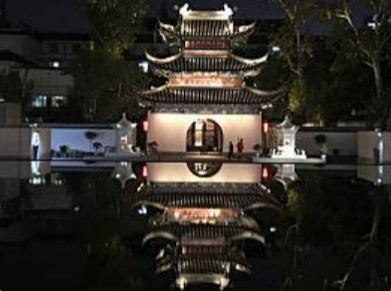
#> input picture HW_2/img/temple.jpg, 391 x 291 px
$ python Ch12_Q3.py
#> lines starting #> are read from the running program, lines starting #| are printed output that depends on the picture
import cv2
import numpy as np

# --- 讀取影像 ---
image_file = "img/temple.jpg"
src = cv2.imread(image_file)
#> src is the input picture: shape (291, 391, 3); mean B, G, R 39.2, 45.1, 48.5

# --- 建立形態學核心 (Kernel) ---
# 使用 getStructuringElement() 函數自定義核心
# cv2.MORPH_RECT 表示建立一個矩形核心
# (3,3) 表示核心的大小為 3x3
# 其他選項還有 cv2.MORPH_ELLIPSE (橢圓), cv2.MORPH_CROSS (十字形)
kernel = cv2.getStructuringElement(cv2.MORPH_RECT, (3,3))


# --- 應用形態學梯度 ---
# 形態學梯度 = 影像膨脹(dilation)結果 - 影像腐蝕(erosion)結果
dst = cv2.morphologyEx(src, cv2.MORPH_GRADIENT, kernel)
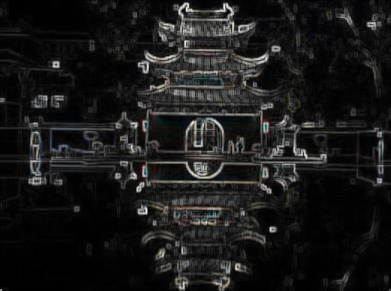
#> dst: shape (291, 391, 3); mean B, G, R 25.5, 25.8, 25.9

# --- 顯示結果 ---
cv2.imshow("Original Temple Image (src)", src)
cv2.imshow("Morphological Gradient (Edges)", dst)

cv2.imwrite('Result image/Ch12_Q3_edges.jpg', dst)
cv2.waitKey(0)
cv2.destroyAllWindows()

$ run again, with HW_2/img/cloud.jpg copied over HW_2/img/temple.jpg
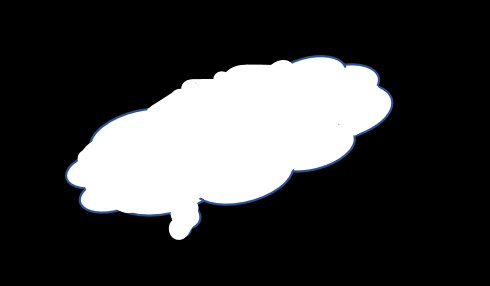
#> input picture HW_2/img/cloud.jpg, 490 x 286 px
#> src is the input picture: shape (286, 490, 3); mean B, G, R 61.5, 60.9, 60.6
#> `dst = cv2.morphologyEx(src, cv2.MORPH_GRADIENT, kernel)`:
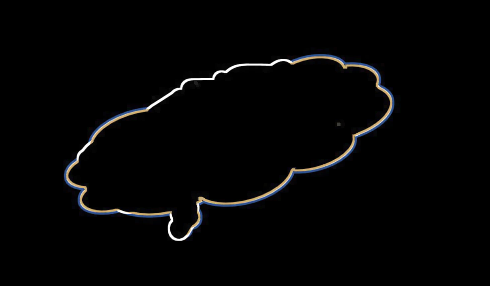
#> dst: shape (286, 490, 3); mean B, G, R 4.2, 4.1, 4.2

$ run again, with HW_2/img/eagle.jpg copied over HW_2/img/temple.jpg
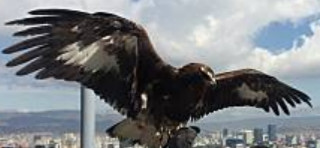
#> input picture HW_2/img/eagle.jpg, 320 x 148 px
#> src is the input picture: shape (148, 320, 3); mean B, G, R 128.4, 125, 121.3
#> `dst = cv2.morphologyEx(src, cv2.MORPH_GRADIENT, kernel)`:
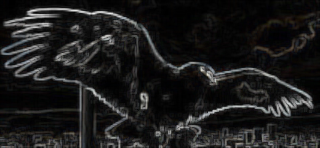
#> dst: shape (148, 320, 3); mean B, G, R 27.5, 27.7, 28

$ run again, with HW_2/img/geneva.jpg copied over HW_2/img/temple.jpg
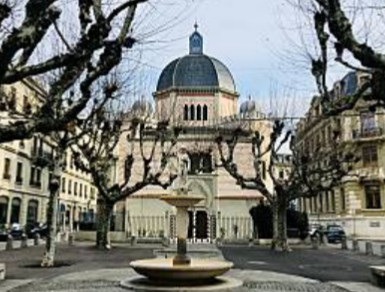
#> input picture HW_2/img/geneva.jpg, 385 x 292 px
#> src is the input picture: shape (292, 385, 3); mean B, G, R 115, 121, 119.7
#> `dst = cv2.morphologyEx(src, cv2.MORPH_GRADIENT, kernel)`:
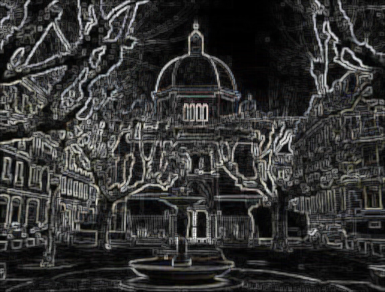
#> dst: shape (292, 385, 3); mean B, G, R 51.8, 52.6, 52.6
